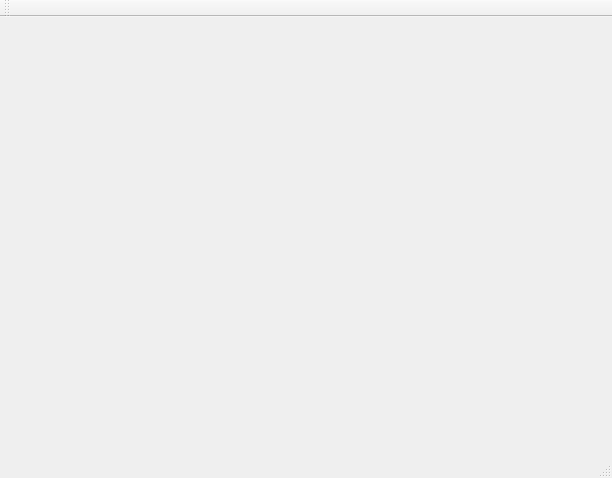
<?xml version="1.0" encoding="UTF-8"?>
<ui version="4.0">
 <class>MainWindow</class>
 <widget class="QMainWindow" name="MainWindow">
  <property name="geometry">
   <rect>
    <x>0</x>
    <y>0</y>
    <width>612</width>
    <height>478</height>
   </rect>
  </property>
  <property name="windowTitle">
   <string>MainWindow</string>
  </property>
  <widget class="QWidget" name="customPlot">
   <widget class="QCustomPlot" name="g" native="true">
    <property name="geometry">
     <rect>
      <x>10</x>
      <y>10</y>
      <width>591</width>
      <height>411</height>
     </rect>
    </property>
   </widget>
  </widget>
  <widget class="QMenuBar" name="menuBar">
   <property name="geometry">
    <rect>
     <x>0</x>
     <y>0</y>
     <width>612</width>
     <height>21</height>
    </rect>
   </property>
  </widget>
  <widget class="QToolBar" name="mainToolBar">
   <attribute name="toolBarArea">
    <enum>TopToolBarArea</enum>
   </attribute>
   <attribute name="toolBarBreak">
    <bool>false</bool>
   </attribute>
  </widget>
  <widget class="QStatusBar" name="statusBar"/>
 </widget>
 <layoutdefault spacing="6" margin="11"/>
 <customwidgets>
  <customwidget>
   <class>QCustomPlot</class>
   <extends>QWidget</extends>
   <header>qcustomplot.h</header>
   <container>1</container>
  </customwidget>
 </customwidgets>
 <resources/>
 <connections/>
</ui>
